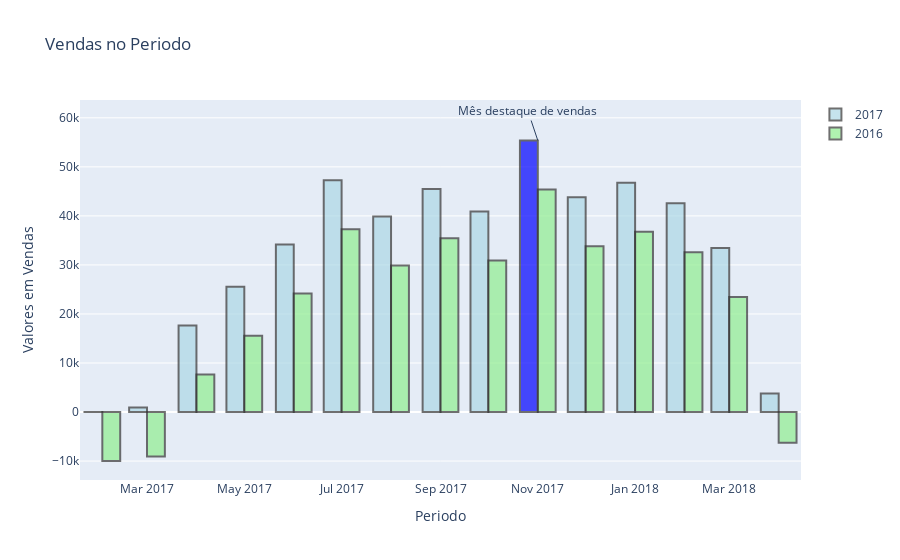

The cell this chart's notebook holds for it:
### Code cell
data = [go.Bar(x=vendas_por_mes.index,
               y=vendas_por_mes.values,
               marker = {'color': cores,
                         'line': {'color': '#333',
                                  'width': 2}
                        },
               opacity= 0.7,
               name='2017'
              ),
# definindo outro plot de barras com valores dos meses passados
        go.Bar(x=vendas_ano_anterior.index,
               y=vendas_ano_anterior.values,
               name='2016',
               marker = {'color': 'lightgreen',
                         'line': {'color': '#333',
                                  'width': 2}
                        },
               opacity= 0.7
              )  
       ]
# Criando Layout
configuracoes_layout = go.Layout(title='Vendas no Periodo',
                                 yaxis={'title':'Valores em Vendas'},
                                 xaxis={'title': 'Periodo'},
                                 annotations = [{'text':'Mês destaque de vendas',
                                                'x':mes_maximo_de_vendas,
                                                'y':maximo_de_vendas}
                                               ]                       
                                
                                )

# Objeto figura
fig = go.Figure(data=data, layout=configuracoes_layout)
# plotando o grafico
py.iplot(fig, filename='Vendas no periodo 2017 e 2016')

### Figure 1 — Plotly figure (JSON) as saved in the notebook; plotly's stock layout.template omitted (floating-point values rounded to 4 significant figures)
{"data": [{"marker": {"color": ["lightblue", "lightblue", "lightblue", "lightblue", "lightblue", "lightblue", "lightblue", "lightblue", "lightblue", "blue", "lightblue", "lightblue", "lightblue", "lightblue", "lightblue"], "line": {"color": "#333", "width": 2}}, "name": "2017", "opacity": 0.7, "type": "bar", "x": ["2017-02-01T00:00:00", "2017-03-01T00:00:00", "2017-04-01T00:00:00", "2017-05-01T00:00:00", "2017-06-01T00:00:00", "2017-07-01T00:00:00", "2017-08-01T00:00:00", "2017-09-01T00:00:00", "2017-10-01T00:00:00", "2017-11-01T00:00:00", "2017-12-01T00:00:00", "2018-01-01T00:00:00", "2018-02-01T00:00:00", "2018-03-01T00:00:00", "2018-04-01T00:00:00"], "y": [9.99, 902.9, 17650.0, 25560.0, 34170.0, 47280.0, 39900.0, 45460.0, 40910.0, 55370.0, 43810.0, 46760.0, 42560.0, 33440.0, 3754.0]}, {"marker": {"color": "lightgreen", "line": {"color": "#333", "width": 2}}, "name": "2016", "opacity": 0.7, "type": "bar", "x": ["2017-02-01T00:00:00", "2017-03-01T00:00:00", "2017-04-01T00:00:00", "2017-05-01T00:00:00", "2017-06-01T00:00:00", "2017-07-01T00:00:00", "2017-08-01T00:00:00", "2017-09-01T00:00:00", "2017-10-01T00:00:00", "2017-11-01T00:00:00", "2017-12-01T00:00:00", "2018-01-01T00:00:00", "2018-02-01T00:00:00", "2018-03-01T00:00:00", "2018-04-01T00:00:00"], "y": [-9990.0, -9097.0, 7654.0, 15560.0, 24170.0, 37280.0, 29900.0, 35460.0, 30910.0, 45370.0, 33810.0, 36760.0, 32560.0, 23440.0, -6246.0]}], "layout": {"annotations": [{"text": "Mês destaque de vendas", "x": "2017-11-01T00:00:00", "y": 55370.0}], "title": {"text": "Vendas no Periodo"}, "xaxis": {"title": {"text": "Periodo"}}, "yaxis": {"title": {"text": "Valores em Vendas"}}}}
